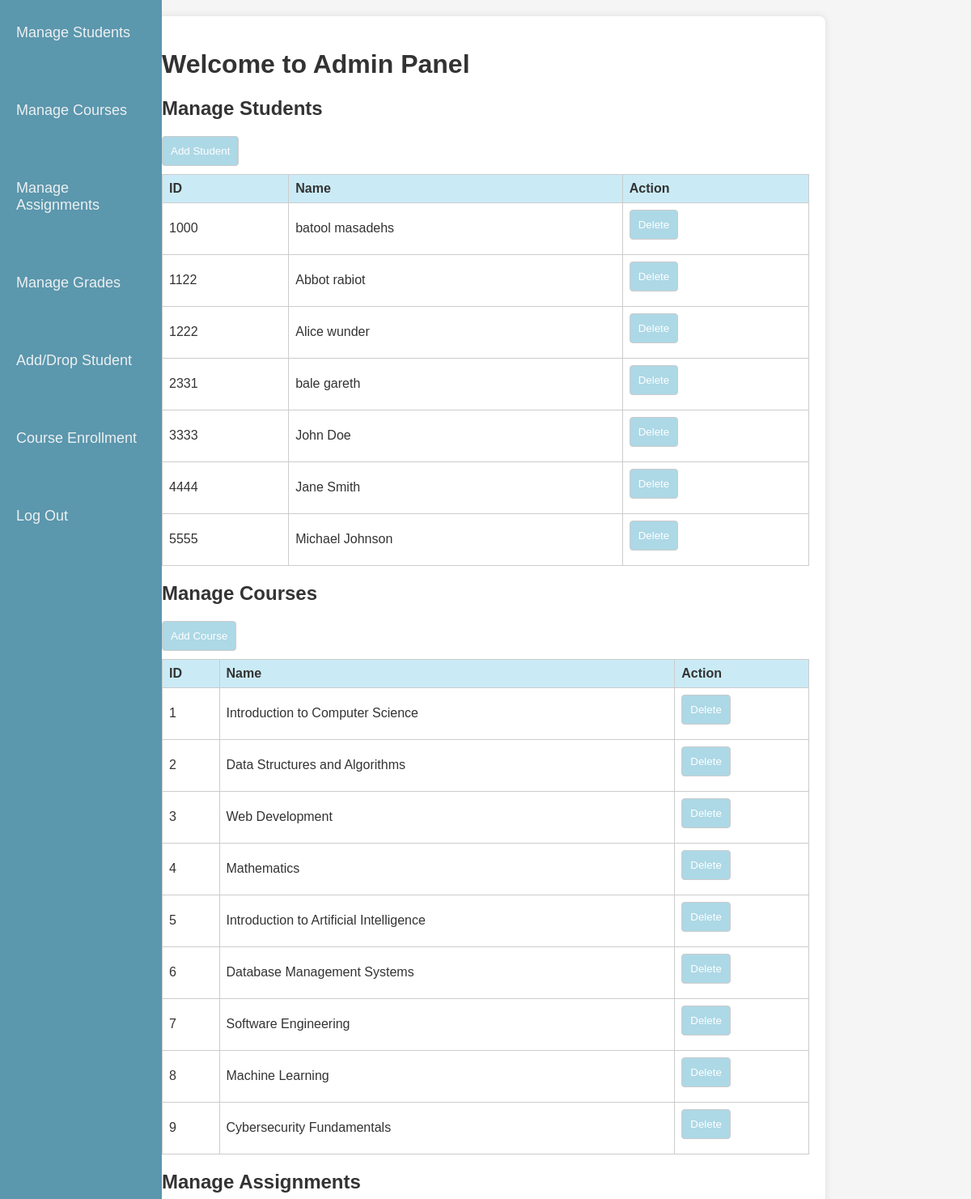
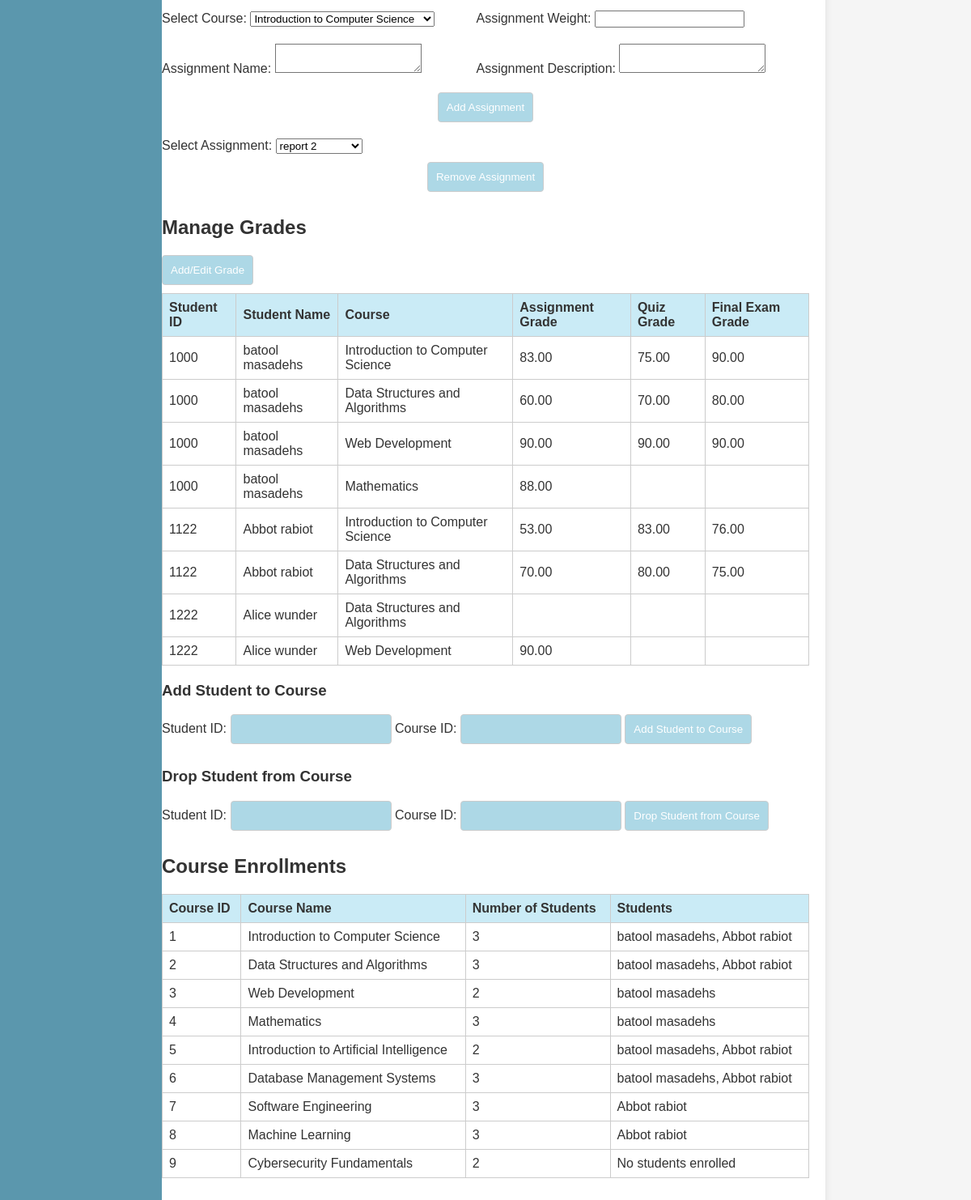
The app's page /admin.php with its own data (2 pictures, top to bottom).
### tables this page shows
CREATE TABLE `user` (
  `UserID` varchar(50) NOT NULL,
  `FirstName` varchar(50) DEFAULT NULL,
  `LastName` varchar(50) DEFAULT NULL,
  `Type` enum('admin','student') NOT NULL,
  `EmailId` varchar(50) DEFAULT NULL,
  `MobNo` bigint(11) DEFAULT NULL,
  `Password` varchar(50) DEFAULT NULL,
  `gender` enum('male','female') NOT NULL DEFAULT 'male',
  `educationLevel` varchar(100) DEFAULT NULL,
  `birthday` date DEFAULT NULL,
  `mailingAddress` varchar(255) DEFAULT NULL
);

CREATE TABLE `courses` (
  `CourseID` int(11) NOT NULL,
  `CourseName` varchar(100) NOT NULL,
  `CourseCode` varchar(20) NOT NULL,
  `Tutor` varchar(100) DEFAULT NULL,
  `Description` text DEFAULT NULL,
  `Term` varchar(50) DEFAULT NULL
);

CREATE TABLE `student_marks` (
  `StudentID` varchar(50) NOT NULL,
  `CourseID` int(11) NOT NULL,
  `Grade` decimal(5,2) DEFAULT NULL,
  `AssignmentGrade` decimal(5,2) DEFAULT NULL,
  `QuizGrade` decimal(5,2) DEFAULT NULL,
  `FinalExamGrade` decimal(5,2) DEFAULT NULL,
  `AssignmentID` int(11) DEFAULT NULL
);

### admin.php (the view, shortened to what this page needs)
<!DOCTYPE html>
<html lang="en">
<head>
    <link rel="stylesheet" href="admin.css">
</head>
<body>
<div class="sidenav">
        <a href="#" onclick="scrollToSection('manageStudents')">Manage Students</a>
        <a href="#" onclick="scrollToSection('manageCourses')">Manage Courses</a>
        <a href="#" onclick="scrollToSection('manageAssignments')">Manage Assignments</a>
        <a href="#" onclick="scrollToSection('manageGrades')">Manage Grades</a>
        <a href="#" onclick="scrollToSection('addDrop')">Add/Drop Student</a>
        <a href="#" onclick="scrollToSection('courseEnrollments')">Course Enrollment</a>
        <a href="login.php">Log Out</a>
    </div>
    <div class="container">
        <h1>Welcome to Admin Panel</h1>
        <div class="section" id="manageStudents">
            <h2>Manage Students</h2>
            <button onclick="openAddStudentModal()">Add Student</button>
            <table>
                <tr>
                    <th>ID</th>
                    <th>Name</th>
                    <th>Action</th>
                </tr>
                <?php
                require_once 'dbconn.php';
                $sql = "SELECT * FROM user WHERE Type = 'student'";
                $result = $conn->query($sql);
                if ($result->num_rows > 0) {
                    while ($row = $result->fetch_assoc()) {
                        echo "<tr>";
                        echo "<td>".$row['UserID']."</td>";
                        echo "<td>".$row['FirstName']." ".$row['LastName']."</td>";
                        echo "<td><button onclick=\"deleteStudent('".$row['UserID']."')\">Delete</button></td>";
                        echo "</tr>";
                    }
                } else {
                    echo "<tr><td colspan='3'>No students found.</td></tr>";
                }
                ?>
            </table>
        </div>
        <div class="section" id="manageCourses">
            <h2>Manage Courses</h2>
            <button onclick="openAddCourseModal()">Add Course</button>
            <table>
                <tr>
                    <th>ID</th>
                    <th>Name</th>
                    <th>Action</th>
                </tr>
                <?php
                $sql = "SELECT * FROM courses";
                $result = $conn->query($sql);
                if ($result->num_rows > 0) {
                    while ($row = $result->fetch_assoc()) {
                        echo "<tr>";
                        echo "<td>".$row['CourseID']."</td>";
                        echo "<td>".$row['CourseName']."</td>";
                        echo "<td><button onclick=\"deleteCourse('".$row['CourseID']."')\">Delete</button></td>";
                        echo "</tr>";
                    }
                } else {
                    echo "<tr><td colspan='3'>No courses found.</td></tr>";
                }
                ?>
            </table>
        </div>
<div class="section" style="text-align: justify;" id="manageAssignments">
    <h2>Manage Assignments</h2>
    <form action="manage_assignments.php" method="post">
        <div>
            <div style="display: inline-block; width: 48%;">
                <label for="course_id">Select Course:</label>
                <select name="course_id" id="course_id" required>
                    <?php
                    $sql = "SELECT * FROM courses";
                    $result = $conn->query($sql);
                    if ($result->num_rows > 0) {
                        while ($row = $result->fetch_assoc()) {
                            echo "<option value='".$row['CourseID']."'>".$row['CourseName']."</option>";
                        }
                    } else {
                        echo "<option value='' disabled>No courses available</option>";
                    }
                    ?>
                </select>
            </div>
            <div style="display: inline-block; width: 48%;">
                <label for="assignment_weight">Assignment Weight:</label>
                <input type="number" name="assignment_weight" min="0" required>
            </div>
        </div>
        <div>
            <div style="display: inline-block; width: 48%;">
                <label for="assignment_name">Assignment Name:</label>
                <textarea name="assignment_name" required style="background-color: white; color: black;"></textarea>
            </div>
            <div style="display: inline-block; width: 48%;">
                <label for="assignment_description">Assignment Description:</label>
                <textarea name="assignment_description" required></textarea>
            </div>
        </div>
        <div style="text-align: center;">
            <input type="submit" name="add_assignment" value="Add Assignment">
        </div>
    </form>
    <form action="manage_assignments.php" method="post">
        <div>
            <label for="assignment_id">Select Assignment:</label>
            <select name="assignment_id" id="assignment_id" required>
                <?php
                $sql = "SELECT * FROM assignments";
                $result = $conn->query($sql);
                if ($result->num_rows > 0) {
                    while ($row = $result->fetch_assoc()) {
                        echo "<option value='".$row['AssignmentID']."'>".$row['AssignmentName']."</option>";
                    }
                } else {
                    echo "<option value='' disabled>No assignments available</option>";
                }
                ?>
            </select>
        </div>
        <div style="text-align: center;">
            <input type="submit" name="remove_assignment" value="Remove Assignment">
        </div>
    </form>
</div>
<div class="section" id="manageGrades">
    <h2>Manage Grades</h2>
    <button onclick="openAddGradeModal()">Add/Edit Grade</button>
    <table>
        <tr>
            <th>Student ID</th>
            <th>Student Name</th>
            <th>Course</th>
            <th>Assignment Grade</th>
            <th>Quiz Grade</th>
            <th>Final Exam Grade</th>
        </tr>
        <?php
        require_once 'dbconn.php';
        $sql = "SELECT sm.StudentID, CONCAT(u.FirstName, ' ', u.LastName) AS StudentName, c.CourseName, sm.AssignmentGrade, sm.QuizGrade, sm.FinalExamGrade
                FROM student_marks sm
                INNER JOIN user u ON sm.StudentID = u.UserID
                INNER JOIN courses c ON sm.CourseID = c.CourseID";
        $result = $conn->query($sql);
        if ($result->num_rows > 0) {
            while ($row = $result->fetch_assoc()) {
                echo "<tr>";
                echo "<td>".$row['StudentID']."</td>";
                echo "<td>".$row['StudentName']."</td>";
                echo "<td>".$row['CourseName']."</td>";
                echo "<td>".$row['AssignmentGrade']."</td>";
                echo "<td>".$row['QuizGrade']."</td>";
                echo "<td>".$row['FinalExamGrade']."</td>";
                echo "</tr>";
            }
        } else {
            echo "<tr><td colspan='6'>No grades found.</td></tr>";
        }
        ?>
    </table>
</div>
  <div class="section" id="addDrop">
  <form action="manage_students_courses.php" method="post">
        <h3>Add Student to Course</h3>
    <label for="student_id_add">Student ID:</label>
    <input type="text" name="student_id" id="student_id_add" required>
    <label for="course_id_add">Course ID:</label>
    <input type="text" name="course_id" id="course_id_add" required>
    <input type="submit" name="add_student_to_course" value="Add Student to Course">
</form>
<form action="manage_students_courses.php" method="post">
        <h3>Drop Student from Course</h3>
    <label for="student_id_drop">Student ID:</label>
    <input type="text" name="student_id" id="student_id_drop" required>
    <label for="course_id_drop">Course ID:</label>
    <input type="text" name="course_id" id="course_id_drop" required>
    <input type="submit" name="drop_student_from_course" value="Drop Student from Course">
</form>
</div>
<div class="section" id="courseEnrollments">
    <h2>Course Enrollments</h2>
    <table>
        <tr>
            <th>Course ID</th>
            <th>Course Name</th>
            <th>Number of Students</th>
            <th>Students</th>
        </tr>
        <?php
        require_once 'dbconn.php';
        $courseSql = "SELECT * FROM courses";
        $courseResult = $conn->query($courseSql);
        if ($courseResult->num_rows > 0) {
            while ($courseRow = $courseResult->fetch_assoc()) {
                echo "<tr>";
                echo "<td>".$courseRow['CourseID']."</td>";
                echo "<td>".$courseRow['CourseName']."</td>";
                $numStudentsSql = "SELECT COUNT(StudentID) AS num_students FROM student_courses WHERE CourseID='".$courseRow['CourseID']."'";
                $numStudentsResult = $conn->query($numStudentsSql);
                $numStudentsRow = $numStudentsResult->fetch_assoc();
                $numStudents = $numStudentsRow['num_students'];
                echo "<td>".$numStudents."</td>";
                $studentsSql = "SELECT u.FirstName, u.LastName FROM user u INNER JOIN student_courses sc ON u.UserID = sc.StudentID WHERE sc.CourseID='".$courseRow['CourseID']."'";
                $studentsResult = $conn->query($studentsSql);
                echo "<td>";
                if ($studentsResult->num_rows > 0) {
                    $firstStudent = true;
                    while ($studentRow = $studentsResult->fetch_assoc()) {
                        if (!$firstStudent) {
                            echo ", ";
                        }
                        echo $studentRow['FirstName']." ".$studentRow['LastName'];
                        $firstStudent = false;
                    }
                } else {
                    echo "No students enrolled";
                }
                echo "</td>";
                echo "</tr>";
            }
        } else {
            echo "<tr><td colspan='4'>No courses found.</td></tr>";
        }
        ?>
    </table>
</div>
</body>
</html>

### admin.css (style rules this page uses)
body { font-family: Arial, sans-serif; background-color: whitesmoke; color: #333; margin: 0; padding: 0; }
.container { max-width: 800px; margin: 20px auto; padding: 20px; background-color: white; border-radius: 8px; box-shadow: 0 0 10px rgba(0, 0, 0, 0.1); }
.section { margin-bottom: 20px; }
table { width: 100%; border-collapse: collapse; }
th, td { border: 1px solid #ccc; text-align: left; padding: 8px; }
th { background-color: rgb(202, 235, 246); }
input[type="text"], input[type="submit"], button { padding: 10px; margin-bottom: 10px; border: 1px solid #ccc; border-radius: 4px; background-color: lightblue; color: white; }
input[type="submit"], button { cursor: pointer; }
.section form div { margin-bottom: 10px; }
.sidenav { height: 100%; width: 200px; position: fixed; z-index: 1; top: 0; left: 0; background-color: rgb(91, 151, 173); overflow-x: hidden; padding-top: 20px; }
.sidenav a { padding: 10px 20px; text-decoration: none; font-size: 18px; color: #ecf0f1; display: block; margin-bottom: 55px; }

### records on screen
user: UserID "1000", FirstName "batool", LastName "masadehs"
user: UserID "1122", FirstName "Abbot", LastName "rabiot"
user: UserID "1222", FirstName "Alice", LastName "wunder"
user: UserID "2331", FirstName "bale", LastName "gareth"
user: UserID "3333", FirstName "John", LastName "Doe"
user: UserID "4444", FirstName "Jane", LastName "Smith"
user: UserID "5555", FirstName "Michael", LastName "Johnson"
courses: CourseID "1", CourseName "Introduction to Computer Science", numStudents "3"
courses: CourseID "2", CourseName "Data Structures and Algorithms", numStudents "3"
courses: CourseID "3", CourseName "Web Development", numStudents "2"
courses: CourseID "4", CourseName "Mathematics", numStudents "3"
courses: CourseID "5", CourseName "Introduction to Artificial Intelligence", numStudents "2"
courses: CourseID "6", CourseName "Database Management Systems", numStudents "3"
courses: CourseID "7", CourseName "Software Engineering", numStudents "3"
courses: CourseID "8", CourseName "Machine Learning", numStudents "3"
courses: CourseID "9", CourseName "Cybersecurity Fundamentals", numStudents "2", shows "No students enrolled"
student_marks: StudentID "1000", StudentName "batool masadehs", CourseID.CourseName "Introduction to Computer Science", AssignmentGrade "83.00", QuizGrade "75.00", FinalExamGrade "90.00"
student_marks: StudentID "1000", StudentName "batool masadehs", CourseID.CourseName "Data Structures and Algorithms", AssignmentGrade "60.00", QuizGrade "70.00", FinalExamGrade "80.00"
student_marks: StudentID "1000", StudentName "batool masadehs", CourseID.CourseName "Web Development", AssignmentGrade "90.00", QuizGrade "90.00", FinalExamGrade "90.00"
student_marks: StudentID "1000", StudentName "batool masadehs", CourseID.CourseName "Mathematics", AssignmentGrade "88.00"
student_marks: StudentID "1122", StudentName "Abbot rabiot", CourseID.CourseName "Introduction to Computer Science", AssignmentGrade "53.00", QuizGrade "83.00", FinalExamGrade "76.00"
student_marks: StudentID "1122", StudentName "Abbot rabiot", CourseID.CourseName "Data Structures and Algorithms", AssignmentGrade "70.00", QuizGrade "80.00", FinalExamGrade "75.00"
student_marks: StudentID "1222", StudentName "Alice wunder", CourseID.CourseName "Data Structures and Algorithms"
student_marks: StudentID "1222", StudentName "Alice wunder", CourseID.CourseName "Web Development", AssignmentGrade "90.00"

### other values on screen
form field course_id "Introduction to Computer Science"
form field assignment_id "report 2"
